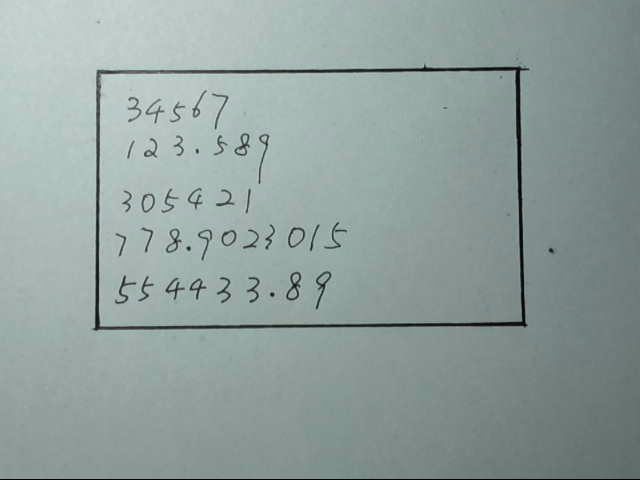
#> input picture box_test_images/0.jpg, 640 x 480 px, found by its file name; its folder holds only this picture in this run
$ python -i function.py   (imports and definitions only)   (older library calls are emulated)
#> lines starting #> are read from the running program, lines starting #| are printed output that depends on the picture; after the words box and inside, x2 and y2 are one past the last pixel; in counts of white or black regions, pixels touching at a corner belong together
import os
import cv2
import numpy as np

READ_FOLDER = 'dataset'  # 需要处理的图片，经过矫正的
WRITE_FOLDER = 'write_folder'  # 最后得到的一个个的数字的图片
PROCESS_FOLDER = 'process'  # 被二值化、腐蚀之后的图片（预处理图片）
DIGITS_STR_FOLDER = 'strings'  # 一串一串的数字
# 调整以下参数可以获得合适的预处理图片
CROP_LEN = 10  # 被去掉的A4纸边缘的长度， 注意是每边
RESOLUTION = 28  # 28*28 for mnist dataset
kernel_connect = np.array([[1, 1, 1], [1, 0, 1], [1, 1, 1]], np.uint8)
# Elliptical Kernel
kernel_ellip = cv2.getStructuringElement(cv2.MORPH_ELLIPSE, (3, 3))
# Cross-shaped Kernel
# to manipulate the orientation of dilution, large x means
# horizonatally dilating more, large y means vertically dilating more
kernel_cross_h = cv2.getStructuringElement(cv2.MORPH_CROSS, (1, 8))
kernel_cross_w = cv2.getStructuringElement(cv2.MORPH_CROSS, (8, 1))


def is_vertical_writing(img):  # 判断图片里数字的书写方向，因为cv2.findContours是由下往上找的
    h, w = img.shape
    h_bin = np.zeros(h, np.uint16)  # 0 to 65535
    w_bin = np.zeros(w, np.uint16)
    x, y = np.where(img == 255)  # white
    for i in x:
        h_bin[i] = h_bin[i] + 1
    for j in y:
        w_bin[j] = w_bin[j] + 1
    # calculate the number of continuous zero (background)
    # areas in vertical (h) and horizontal (w) orientation
    n_h_zero_area = 0
    for i in range(h - 1):
        if h_bin[i] == 0 and h_bin[i + 1] != 0:
            n_h_zero_area = n_h_zero_area + 1
    n_w_zero_area = 0
    for i in range(w - 1):
        if w_bin[i] == 0 and w_bin[i + 1] != 0:
            n_w_zero_area = n_w_zero_area + 1

    if n_h_zero_area > n_w_zero_area:  # sparse vertically
        return True  # dense horizontally
    return False


# 输入一串数字（图片）将其分割为单个的数字，注意单个数字的图片大小还不是28*28
# [53 lines left out: functions split_digits_str, load_digits_arr_from_folder, not called in this run]


def find_digits_str(picture_name):  # 找出所有的数字串，这个对我们可能没有用处，因为我们总共只有一串
#> called with picture_name = 'box_test_images/0.jpg'
    picture_path = os.path.join(READ_FOLDER, picture_name)
    img = cv2.imread(picture_path, 0)
#> img: shape (480, 640); min 0, max 229, mean 155
    if img is not None:
        height, width = img.shape
#> height = 480; width = 640
        thre_name = os.path.join(PROCESS_FOLDER, picture_name + '_thre.png')
        cropped = img[CROP_LEN:height - CROP_LEN, CROP_LEN:width - CROP_LEN]
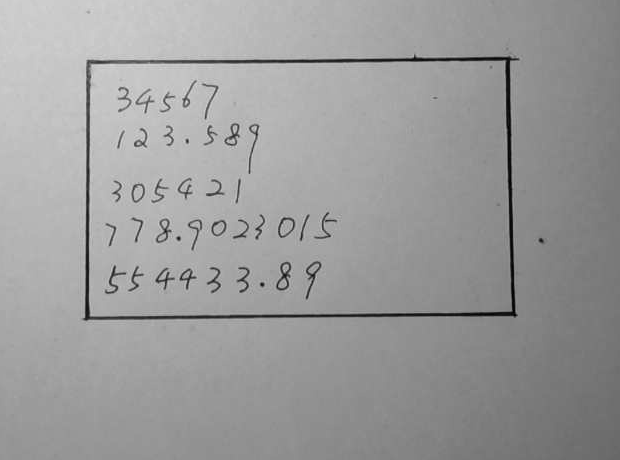
#> cropped: shape (460, 620); min 0, max 229, mean 155.5
        # 采用自适应阈值法，显著减少图片不连续或糊成一团的现象
        thresh_img = adaptive_Thresh(cropped, (31, 31))
#> in adaptive_Thresh, `i_mean = cv2.boxFilter(image, cv2.CV_32FC1, win_size)`:
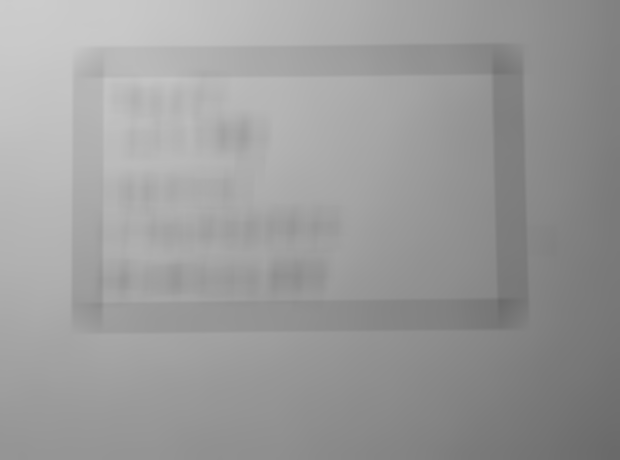
#> i_mean: shape (460, 620) float32; min 106.3, max 204.4, mean 155.5
#> in adaptive_Thresh, `out = image - (1.0 - ratio) * i_mean`:
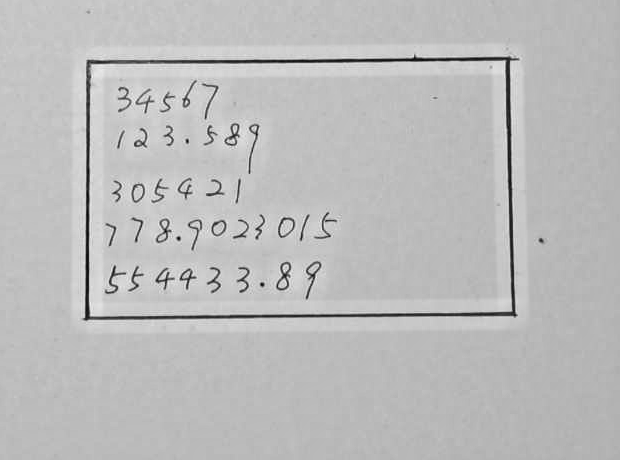
#> out: shape (460, 620) float32; min -122.8, max 74.93, mean 23.3; drawn with min black and max white
#> in adaptive_Thresh, `out[out >= 0] = 0`:
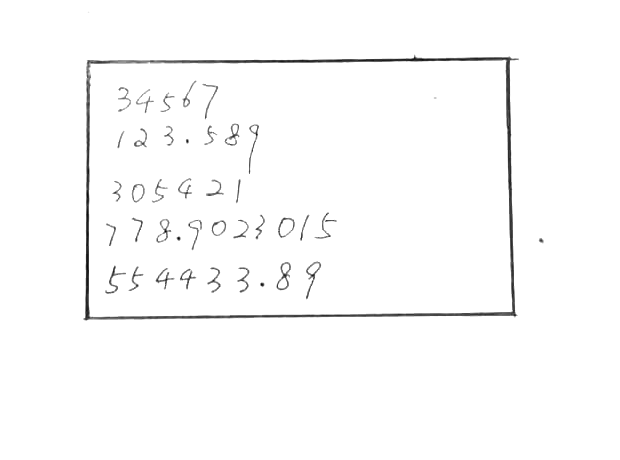
#> out: shape (460, 620) float32; min -122.8, max 0, mean -1.85; drawn with min black and max white
#> in adaptive_Thresh, `out[out < 0] = 255`:
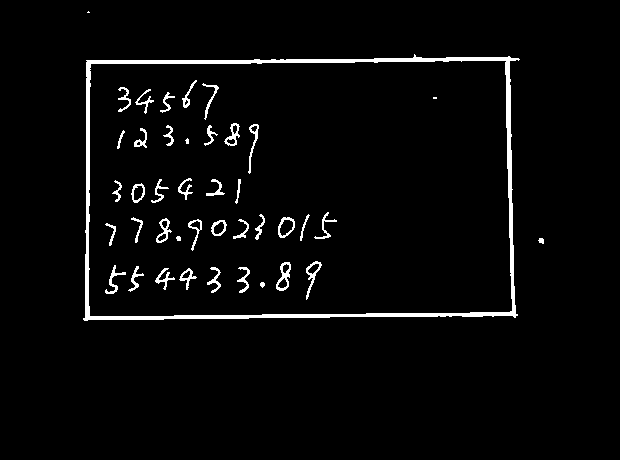
#> out: shape (460, 620) float32; 3.3% white; 42 white regions (3 under 20 px), largest, box (x1, y1, x2, y2) and area: (83, 54, 520, 321) 5442, (276, 262, 291, 291) 185, (306, 261, 322, 300) 167
        is_vertical = is_vertical_writing(thresh_img)
#> in is_vertical_writing, `x, y = np.where(img == 255)`: x = 9345 values from 11 to 320; y = 9345 values, max 543 at index 5870, min 83 at index 9094, mean 261.9
#> the loop in is_vertical_writing, `for i in x:` made 9345 passes
#> i on passes 1 to 3: 11, 12, 12
#> after the loop in is_vertical_writing, `for i in x:`: h_bin = 460 values, max 431 at index 60, min 0 at index 0, mean 20.32
#> the loop in is_vertical_writing, `for j in y:` made 9345 passes
#> j on passes 1 to 3: 88, 87, 88
#> after the loop in is_vertical_writing, `for j in y:`: w_bin = 620 values, max 262 at index 87, min 0 at index 0, mean 15.07
#> after the loop in is_vertical_writing, `for i in range(h - 1):`: n_h_zero_area = 2
#> is_vertical = False
        dilated = cv2.dilate(thresh_img, kernel_ellip, iterations=1)
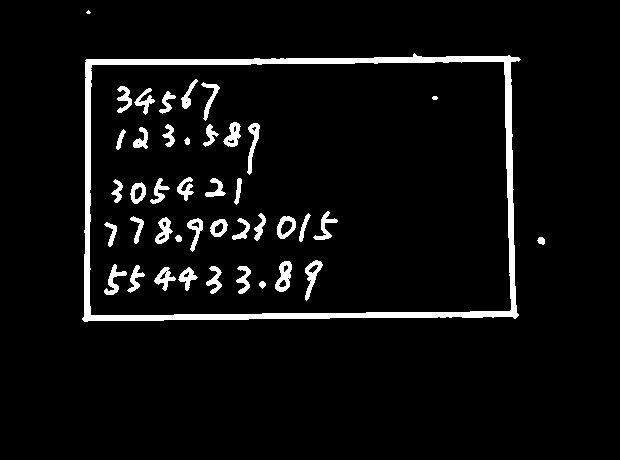
#> dilated: shape (460, 620); 5.3% white; 42 white regions (1 under 20 px), largest, box (x1, y1, x2, y2) and area: (82, 53, 521, 322) 8177, (275, 261, 292, 292) 302, (305, 260, 323, 301) 285
        if is_vertical:
            dilated = cv2.dilate(dilated, kernel_cross_h, iterations=10)
        else:
            dilated = cv2.dilate(dilated, kernel_cross_w, iterations=10)
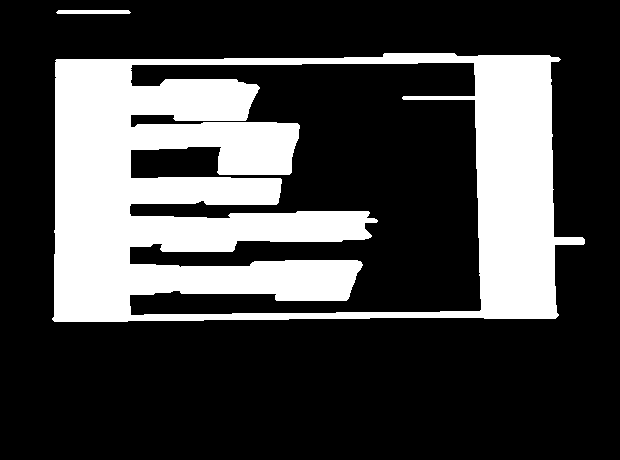
#> dilated: shape (460, 620); 26.5% white; 2 white regions
        im_d, contours, hierarchy = cv2.findContours(dilated, cv2.RETR_EXTERNAL, cv2.CHAIN_APPROX_NONE)
#> contours = 2 contours; box (x1, y1, x2, y2) and area: (52, 53, 585, 322) 130512, (56, 10, 131, 14) 217
        idx = 0
        for contour in contours:
            [x, y, w, h] = cv2.boundingRect(contour)
            if is_vertical and (w < 30 or w > 100 or h < 70 or h > 520):
                continue
            elif (is_vertical is False) and (h < 30 or h > 100 or w < 70 or w > 520):
                continue

            idx = idx + 1
            digits_str = thresh_img[y:y + h, x:x + w]
            save = np.rot90(digits_str)
            digit_path = os.path.join(DIGITS_STR_FOLDER, picture_name + str(idx) + "str.png")
            cv2.imwrite(digit_path, save)
            # digits_arr = split_digits_str(digits_str, fn + '_s' + str(idx), is_vertical)
            cv2.rectangle(thresh_img, (x, y), (x + w, y + h), (255, 0, 255), 2)
#> this loop made 2 passes
#> (x, y, w, h) on passes 1 to 2: (52, 53, 533, 269), (56, 10, 75, 4)
#> after the loop, idx = 0
        cv2.imwrite(thre_name, thresh_img)


def adaptive_Thresh(image, win_size, ratio=0.15):  # 定义了自适应阈值方法
    i_mean = cv2.boxFilter(image, cv2.CV_32FC1, win_size)
    out = image - (1.0 - ratio) * i_mean
    out[out >= 0] = 0  # 注意mnist数据集以黑色为底色
    out[out < 0] = 255
    out = out.astype(np.uint8)
    return out


# [23 lines left out: function get_box, not called in this run]

>>> result = find_digits_str('box_test_images/0.jpg')

$ run again, on box_test_images/1.jpg
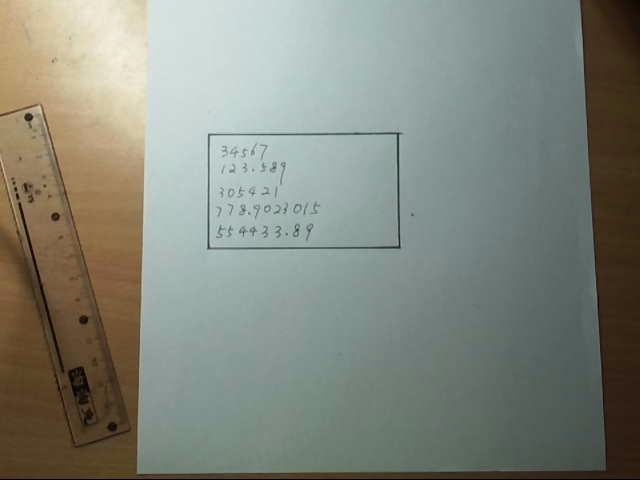
#> input picture box_test_images/1.jpg, 640 x 480 px, found by its file name
#> in adaptive_Thresh, `out[out < 0] = 255`:
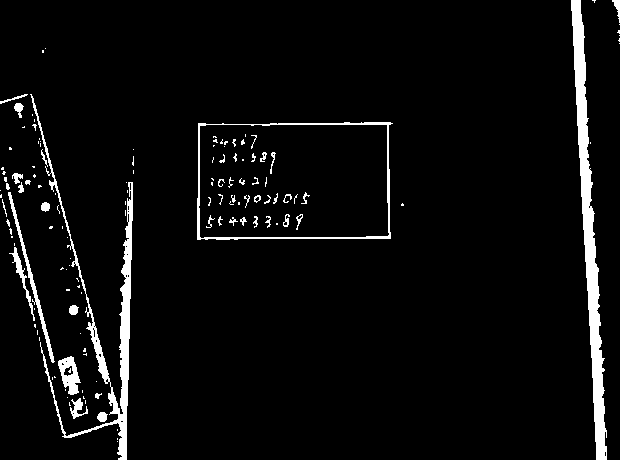
#> out: shape (460, 620) float32; 4.6% white; 136 white regions (92 under 20 px), largest, box (x1, y1, x2, y2) and area: (571, 0, 607, 460) 4826, (30, 94, 133, 460) 3600, (197, 122, 393, 240) 1330
#> in is_vertical_writing, `x, y = np.where(img == 255)`: x = 13225 values from 0 to 459; y = 13225 values, max 619 at index 21, min 0 at index 1234, mean 303.7
#> the loop in is_vertical_writing, `for i in x:` made 13225 passes
#> i on passes 2 to 4: 0, 0, 0
#> after the loop in is_vertical_writing, `for i in x:`: h_bin = 460 values, max 213 at index 237, min 9 at index 84, mean 28.75
#> the loop in is_vertical_writing, `for j in y:` made 13225 passes
#> j on passes 1 to 3: 571, 572, 573
#> after the loop in is_vertical_writing, `for j in y:`: w_bin = 620 values, max 231 at index 125, min 0 at index 134, mean 21.33
#> after the loop in is_vertical_writing, `for i in range(h - 1):`: n_h_zero_area = 0
#> after the loop in is_vertical_writing, `for i in range(w - 1):`: n_w_zero_area = 4
#> is_vertical = False
#> in find_digits_str, `dilated = cv2.dilate(dilated, kernel_cross_w, iterations=10)`:
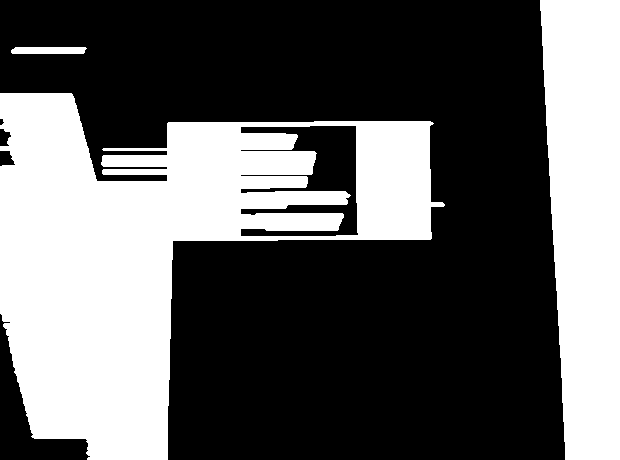
#> dilated: shape (460, 620); 38.2% white; 3 white regions
#> contours = 3 contours; box (x1, y1, x2, y2) and area: (0, 93, 445, 460) 82234, (540, 0, 620, 460) 30424, (11, 47, 87, 54) 434
#> the loop in find_digits_str, `for contour in contours:` made 3 passes
#> (x, y, w, h) on passes 1 to 3: (0, 93, 445, 367), (11, 47, 76, 7), (540, 0, 80, 460)
#> after the loop in find_digits_str, `for contour in contours:`: idx = 0
